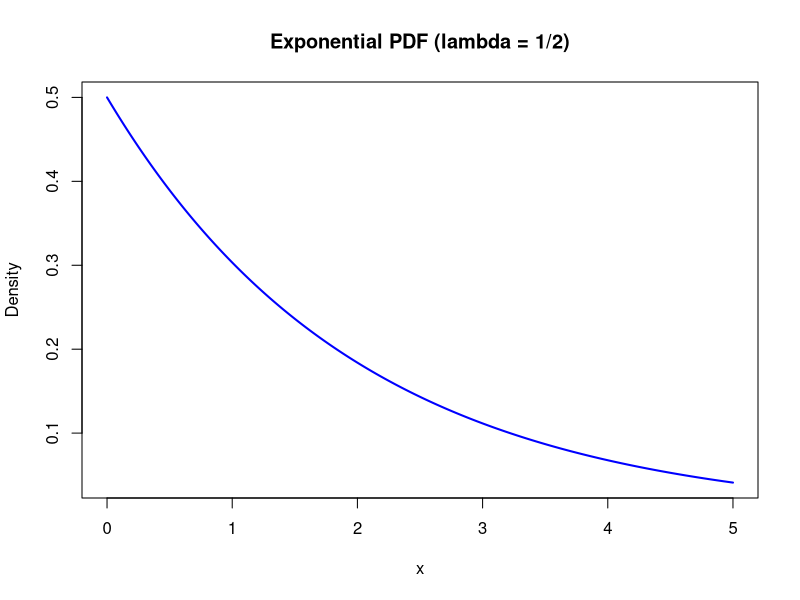
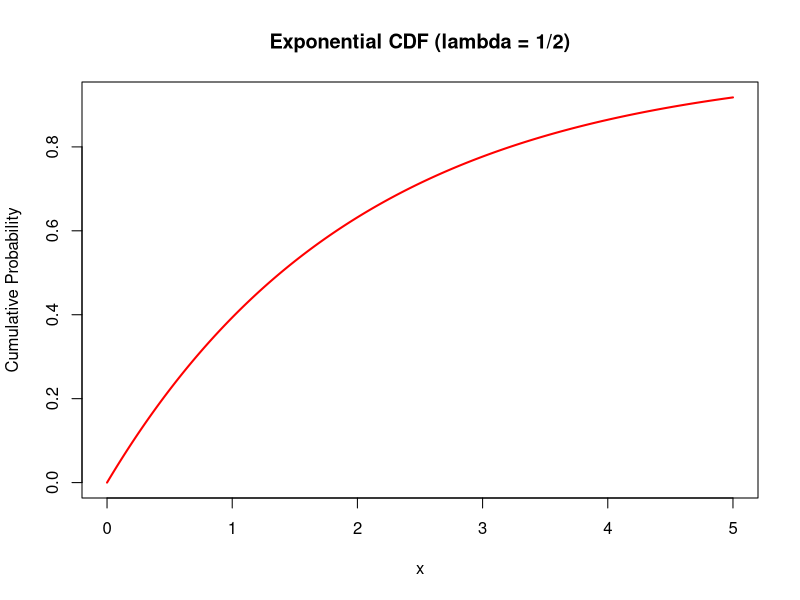
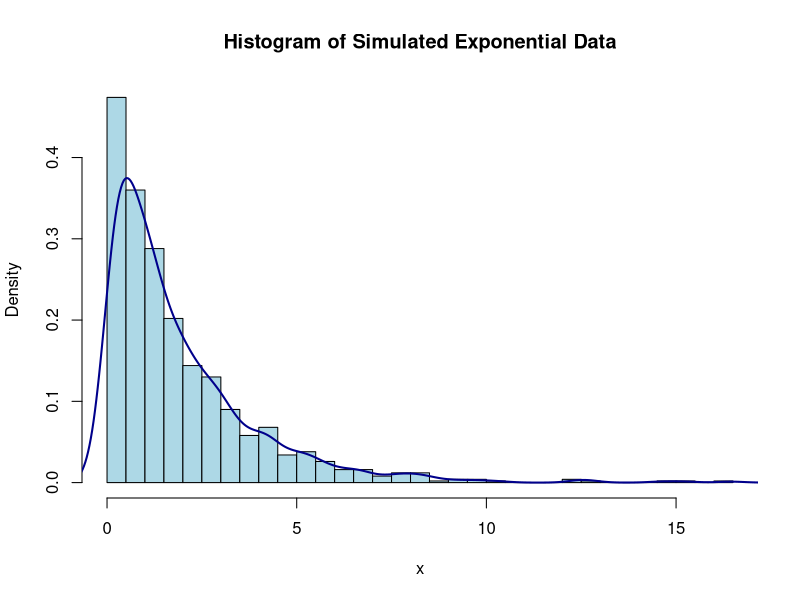

Here is the R script that generated these plots, in order:
## ---- chunk 1
# Q1.Consider that X is the time (in minutes) that a person has to wait in order to 
# take a flight. If each flight takes off each hour X = U(0, 60). 
# Find the probability that (a) waiting time is more than 45 minutes, and 
# (b) waiting time lies between 20 and 30 minutes.
punif(45, min=0, max=60, lower.tail=FALSE)
#or 1-punif(45, min=0, max=60)
punif(30, min=0, max=60)-punif(20, min=0, max=60)
## ---- chunk 2
# Q2.The time (in hours) required to repair a machine is an exponential distributed 
# random variable with parameter lambda = 1/2.
# (a) Find the value of density function at x = 3.
# (b) Plot the graph of exponential probability distribution for 0 <= x <= 5.
# (c) Find the probability that a repair time takes at most 3 hours.
# (d) Plot the graph of cumulative exponential probabilities for 0 <= x <= 5.
# (e) Simulate 1000 exponential distributed random numbers with lambda = 1⁄2 and plot 
# the simulated data.
lambda <- 1/2 
x <- 3
f_x <- dexp(x, rate = lambda)
print(paste("Density function at x=3, ",f_x))

x_vals <- seq(0, 5, by = 0.01)
pdf_vals <- dexp(x_vals, rate = lambda)
plot(x_vals, pdf_vals, type = "l", col = "blue", lwd = 2, 
     main = "Exponential PDF (lambda = 1/2)",
     xlab = "x", ylab = "Density")

print(paste("Probability that a repair time takes at most 3 hours: ",pexp(3, rate=1/2)))

cdf_vals <- pexp(x_vals, rate = lambda)
plot(x_vals, cdf_vals, type = "l", col = "red", lwd = 2, 
     main = "Exponential CDF (lambda = 1/2)",
     xlab = "x", ylab = "Cumulative Probability")

n=1000
sim_data <- rexp(n, rate = lambda)
hist(sim_data, probability = TRUE, col = "lightblue", 
     main = "Histogram of Simulated Exponential Data",
     xlab = "x", breaks = 30)

# Add the theoretical density line on top of the histogram
lines(density(sim_data), col = "darkblue", lwd = 2)
## ---- chunk 3
# Q3.The lifetime of certain equipment is described by a random variable X that 
# follows Gamma distribution with parameters alpha = 2 and beta = 1/3.
# (a) Find the probability that the lifetime of equipment is (i) 3 units of time, 
# and (ii) at least 1 unit of time.
# (b) What is the value of c, if P(X <= c) >= 0.70? (Hint: qgamma())
alpha <- 2  # Shape parameter
beta <- 1/3  # Rate parameter

p_at_3 <- dgamma(3, shape = alpha, rate = beta)
print(paste("Probability that the lifetime of 3 units: ",p_at_3 ))
p_at_least_1 <- 1 - pgamma(1, shape = alpha, rate = beta)
print(paste("Probability that the lifetime of at least 1 unit: ",p_at_least_1 ))

c_value <- qgamma(0.70, shape = alpha, rate = beta)
print(paste("Value of c for P(X <= c) >= 0.70 : ",c_value))
